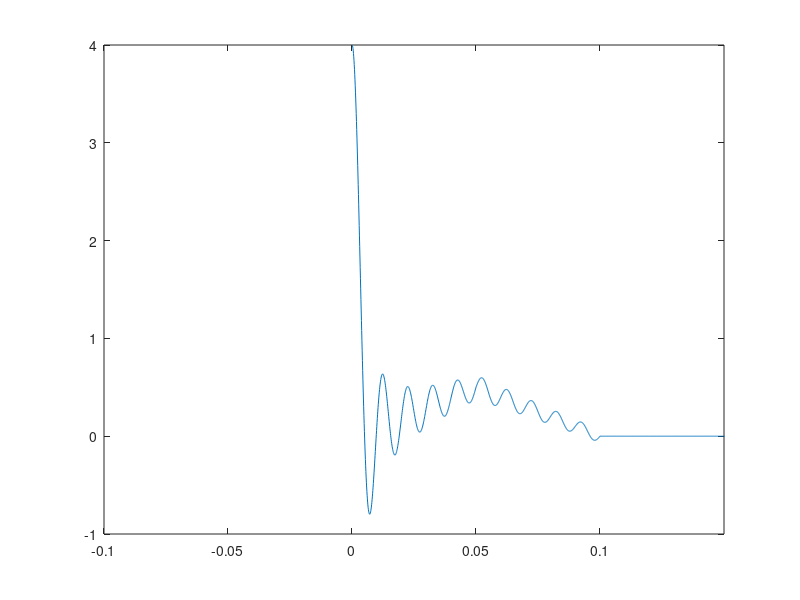
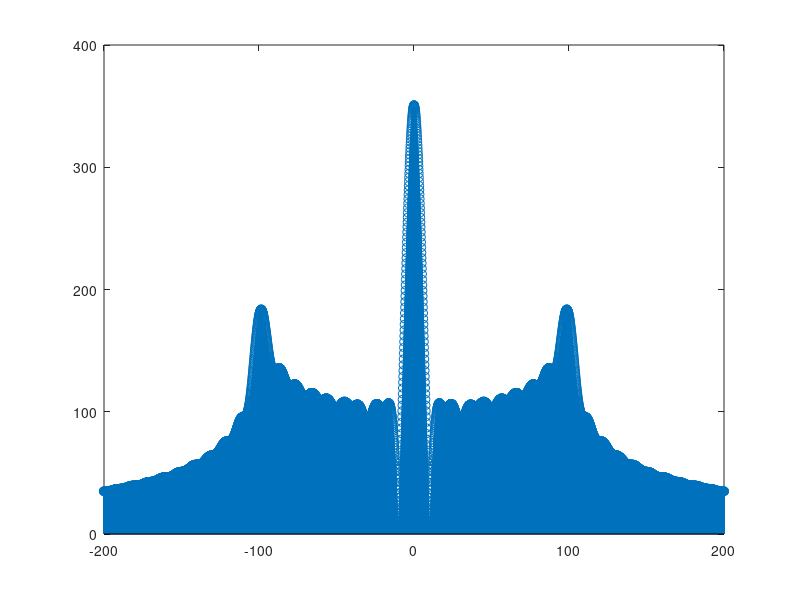

The MATLAB source for these figures, in order:
function test_stuff
fs = 10000;
t = 0:1/fs:10;
%mt = zeros(length(t));
index = 1;
for i = 0:1/fs:10
    if (i <= 0.05)
        mt(index) = 4*sinc(200*i) + (10*i);
    elseif (i > 0.05 && i <= 0.1)
        mt(index) = 4*sinc(200*i) + (1 - 10*i);
    else
        mt(index) = 0;
    end
    index = index + 1;
end
Mf = fftshift(fft(mt));
n = length(mt) - 1;
df = fs/n;
f = -fs/2:df:fs/2;

figure(1)
plot(t,mt);
xlim([-0.1 0.15])

figure(2)
stem(f,abs(Mf));
xlim([-200 200])
end